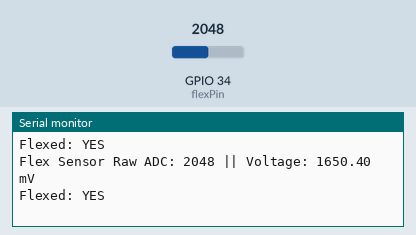
The sketch below on a simulated ESP32. Shown: the last lines printed to the serial monitor. The inputs (shaded band) are chosen by the test bench; at power-on: GPIO 34 (flexPin) = 2048.

Above: at 1.8 s.
1.9 s: GPIO 34 (flexPin) set to 1904
At 2.8 s:
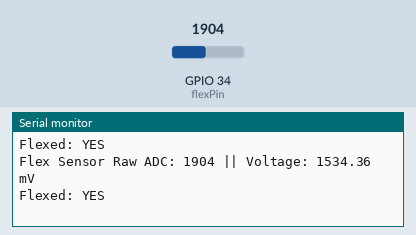
3.4 s: GPIO 34 (flexPin) set to 1804
At 4.8 s:
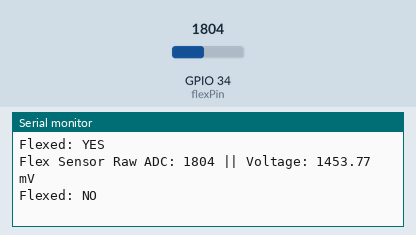
Timing chart, 0 to 6.4 s (numbered marks = the images above; inputs shaded):
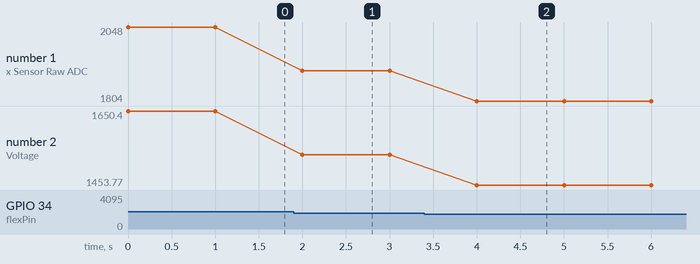

Measured:
- the behaviour switches between 1862 and 1861 on GPIO 34 (flexPin) (found by bisection; images 1 and 2)
- after the input at 1.9 s, the serial monitor: prints a new line after 0.10 s (image 1)
- after the input at 3.4 s, the serial monitor: prints a new line after 0.60 s (image 2)
- plotted number 1: 2048 → 1904 after the input at 1.9 s, 1904 → 1804 after the input at 3.4 s
- plotted number 2: 1650.4 → 1534.36 after the input at 1.9 s, 1534.36 → 1453.77 after the input at 3.4 s

The sketch:

sketch_apr5a.ino
```cpp
const int flexPin = 34;              // GPIO34 → ADC1_CHANNEL_6
const float VREF = 3.3;              // ESP32 operates at 3.3V
const int ADC_RESOLUTION = 4095;     // 12-bit ADC (0–4095)
const int flexThreshold_mV = 1500;   // Flex voltage threshold (same as in original)

void setup() {
  Serial.begin(115200);
}

void loop() {
  int raw_adc = analogRead(flexPin);  // Read raw ADC value
  float voltage = (raw_adc / (float)ADC_RESOLUTION) * VREF * 1000.0; // Convert to mV

  bool is_flexed = (voltage > flexThreshold_mV); // Flex state logic

  Serial.print("Flex Sensor Raw ADC: ");
  Serial.print(raw_adc);
  Serial.print(" || Voltage: ");
  Serial.print(voltage, 2);
  Serial.println(" mV");

  Serial.print("Flexed: ");
  Serial.println(is_flexed ? "YES" : "NO");

  delay(1000); // 1 second delay
}
```
